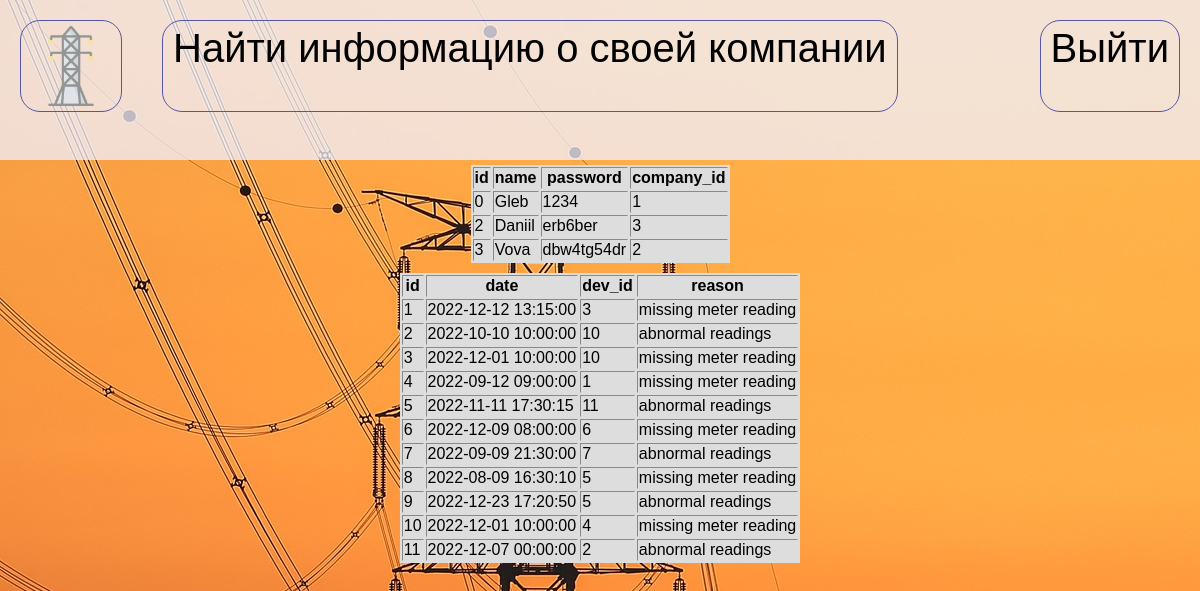
/info, run on an earlier commit of the app's database.
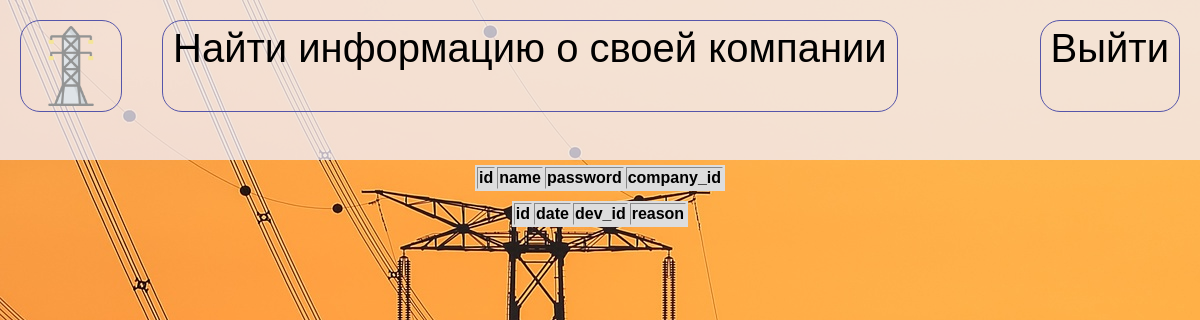
And on a later commit of the database.
### tables this page shows
CREATE TABLE "Пользователь" (
	"id"	INTEGER,
	"name"	TEXT(20),
	"password"	TEXT(20),
	"company_id"	INTEGER,
	CONSTRAINT "Имя_Фамилия" UNIQUE("name","password"),
	CONSTRAINT "Пользователь_PK" PRIMARY KEY("id")
);

CREATE TABLE "События" (
	"id"	INTEGER,
	"date"	TEXT(20),
	"dev_id"	INTEGER,
	"reason"	TEXT(40),
	CONSTRAINT "События_PK" PRIMARY KEY("id")
);

### app.py (the view)
@app.route('/info')
def info():
    users = controller.get_source()
    events = controller.get_source1()
    return render_template("info.html",users=users,events=events)

### controller.py (called while the page is built)
def get_source():
    db_connector = SQLStoreConnectorFactory().get_connector(DATABASE_URI)
    db_connector.start_transaction()
    qerry = f'SELECT * FROM Пользователь'
    results = db_connector.execute(qerry).fetchall()
    db_connector.end_transaction()
    return results

def get_source1():
    db_connector = SQLStoreConnectorFactory().get_connector(DATABASE_URI)
    db_connector.start_transaction()
    qerry = f'SELECT * FROM События'
    results = db_connector.execute(qerry).fetchall()
    db_connector.end_transaction()
    return results

### repository/connectorfactory.py (called while the page is built)
    def get_connector(self, datastore):
        if datastore.startswith("sqlite:///"):
            self.instance = SQLiteStoreConnector(datastore)
            if self.instance.connect():
                return self.instance
        elif datastore.startswith("pymysql://"):
            self.instance = MySQLStoreConnector(datastore)
            if self.instance.connect():
                return self.instance
        return None

### repository/sqliteconnector.py (called while the page is built)
    def connect(self):
        try:
            connection = sqlite3.connect(self._datastore[10:])
            cursor = connection.cursor()
            cursor.execute("PRAGMA foreign_keys = 1")
            cursor.close()
            self.connection = connection
            print("SQLite database connected.")
            return True
        except Exception as e:
            print(f'Connection error: {str(e)}')
            return False

    def execute(self, query):
        result = None
        if self._cursor is not None:
            try:
                result = self._cursor.execute(query)
            except Exception as e:
                self.connection.rollback()
                print(f'Query execution error: {str(e)}')
        else:
            print("Use start_transaction() first.")
        return result

    def start_transaction(self):
        if self._cursor is None and self.connection is not None:
            self._cursor = self.connection.cursor()

    def end_transaction(self):
        if self.connection is not None and self._cursor is not None:
            self.connection.commit()
            self._cursor.close()
            self._cursor = None

### templates/info.html (shortened to what this page needs)
<!DOCTYPE html>
<html lang="en">
<head>
    <link rel="stylesheet" href="{{ url_for('static',filename='style/style.css')}}">
    <link rel="stylesheet" href="{{ url_for('static',filename='style/info.css')}}">
</head>
<body>
    <header><div class="logo head_button" onclick="window.location.href = 'main';"><img src="{{url_for('static',filename='img/eo-logo.png')}}" alt=""></div>
        <div class="search head_button" onclick="window.location.href = 'info';">Найти информацию о своей компании</div>
        <div class="login head_button" onclick="window.location.href = 'login';">Выйти</div>
    </header>
   <div class="content">
                    <table border="2">
                            <th>id</th>
                            <th>name</th>
                            <th>password</th>
                            <th>company_id</th>
                            {% for user in users %}
                            <tr>
                                <td>{{user[0]}}</td>
                                <td>{{user[1]}}</td>
                                <td>{{user[2]}}</td>
                                <td>{{user[3]}}</td>
                            </tr>
                            {% endfor %}
                        </table>
                        <table border="2">
                            <th>id</th>
                            <th>date</th>
                            <th>dev_id</th>
                            <th>reason</th>
                            {% for event in events %}
                            <tr>
                                <td>{{event[0]}}</td>
                                <td>{{event[1]}}</td>
                                <td>{{event[2]}}</td>
                                <td>{{event[3]}}</td>
                            </tr>
                            {% endfor %}
                        </table>
    </div>
   </body>
</html>

### static/style/style.css (style rules this page uses)
body { width: 100%; height: 100%; margin: 0; padding: 0; font-family: 'Lucida Sans', 'Lucida Sans Regular', 'Lucida Grande', 'Lucida Sans Unicode', Geneva, Verdana, sans-serif; }
header { left:0; position: absolute; background-color: rgba(240,240,255,0.75 ); width: 100%; height: 160px; z-index: 1; }
.head_button { height: 80px; display:inline-block; font-size: 40px; margin: 20px 20px 10px 20px; padding: 5px 10px 5px 10px; border-radius: 20px; border: 1px solid #55A; width:fit-content; }
.login { float:right; }
.logo { float:left; background-size:cover; background-repeat: no-repeat; width: 80px; display: inline-flex; }

### static/style/info.css (style rules this page uses)
body { background-image:url(../img/inf_bg_img.jpeg); }
table { margin: 5px 0 5px 0; background-color:#DDD; border:#DDD ; }
.content { padding-top: 160px; display: flex; justify-content: center; align-items: center; flex-direction: column; }

What changed in the data, as far as the page shows it:
removed Пользователь: id "0", name "Gleb", password "1234", company "1"
removed Пользователь: id "2", name "Daniil", password "erb6ber", company "3"
removed Пользователь: id "3", name "Vova", password "dbw4tg54dr", company "2"
removed События: id "1", date "2022-12-12 13:15:00", dev "3", reason "missing meter reading"
removed События: id "2", date "2022-10-10 10:00:00", dev "10", reason "abnormal readings"
removed События: id "3", date "2022-12-01 10:00:00", dev "10", reason "missing meter reading"
removed События: id "4", date "2022-09-12 09:00:00", dev "1", reason "missing meter reading"
removed События: id "5", date "2022-11-11 17:30:15", dev "11", reason "abnormal readings"
removed События: id "6", date "2022-12-09 08:00:00", dev "6", reason "missing meter reading"
removed События: id "7", date "2022-09-09 21:30:00", dev "7", reason "abnormal readings"
removed События: id "8", date "2022-08-09 16:30:10", dev "5", reason "missing meter reading"
removed События: id "9", date "2022-12-23 17:20:50", dev "5", reason "abnormal readings"
removed События: id "10", date "2022-12-01 10:00:00", dev "4", reason "missing meter reading"
removed События: id "11", date "2022-12-07 00:00:00", dev "2", reason "abnormal readings"
